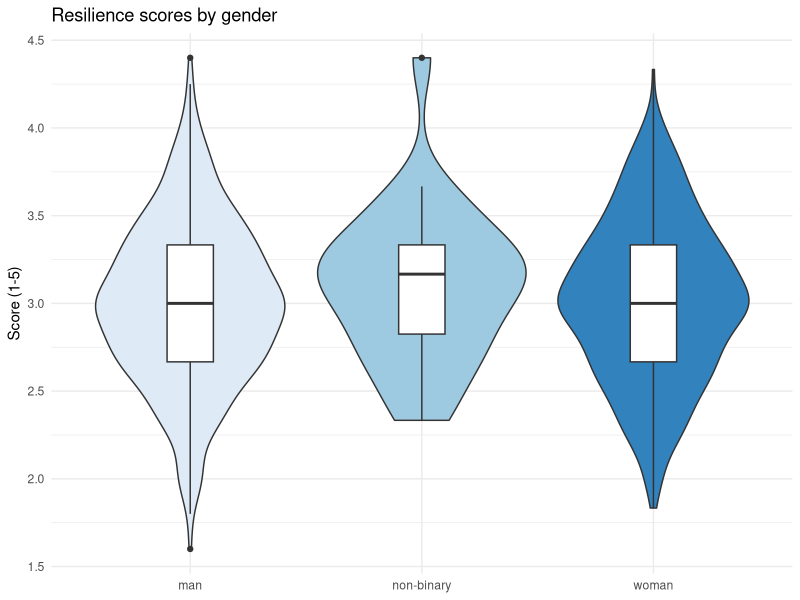
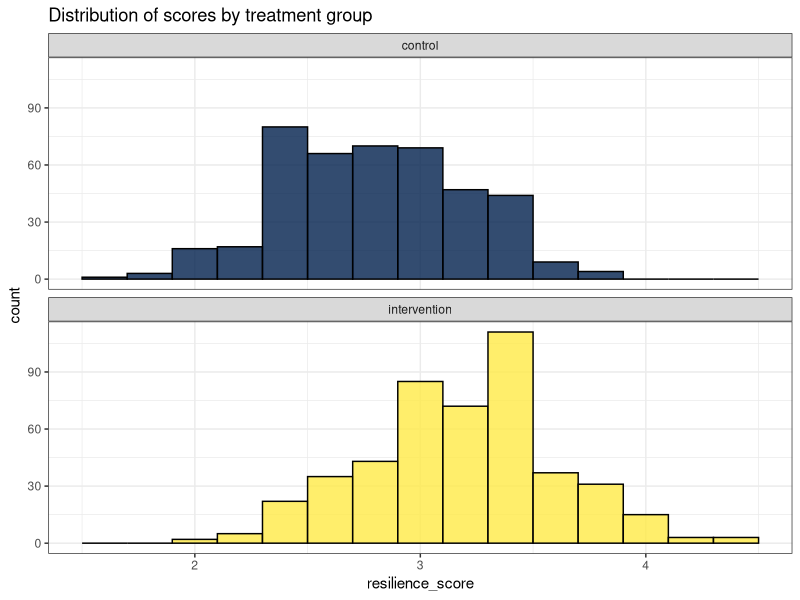
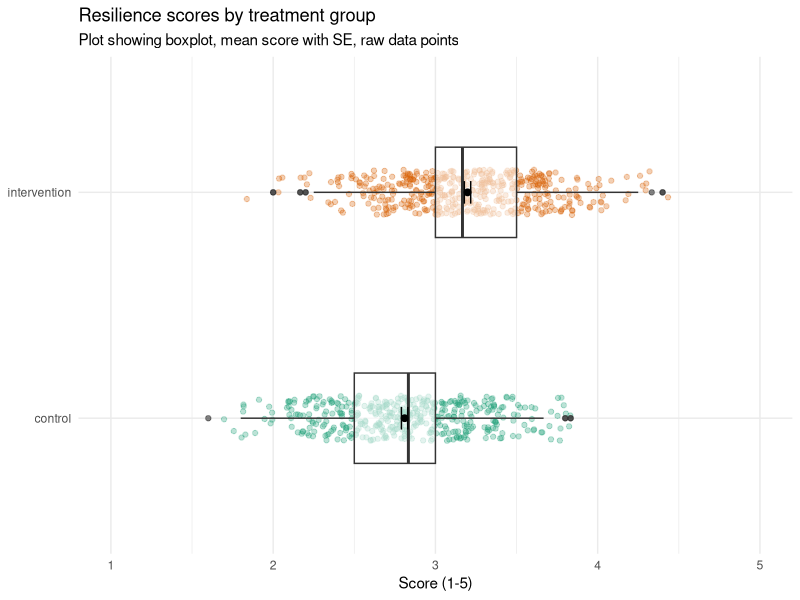

The R script that drew these images, in order:
## ---- chunk 1
library(tidyverse)
demo_data <- read_csv("data/resilience/demographic_data.csv")
q_data <- read_csv("data/resilience/questionnaire_data.csv")
scoring <- read_csv("data/resilience/scoring.csv")

## ---- chunk 2
demo_cleaned <- demo_data %>%
  mutate(treatment = factor(treatment, # the variable you're converting
                            levels = c(1,2), # original values
                            labels = c("control", "intervention"))) # new labels
## ---- chunk 3
demo_cleaned <- demo_data %>%
  mutate(treatment = factor(treatment, 
                            levels = c(1,2), 
                            labels = c("control", "intervention")),
         gender = as.factor(gender)) # simpler version when no need to update labels
## ---- chunk 4
demo_cleaned <- demo_data %>%
  mutate(treatment = factor(treatment, 
                            levels = c(1,2), 
                            labels = c("control", "intervention")),
         gender = as.factor(gender),
         participant_ID = as.character(participant_ID)) # convert to character
## ---- chunk 5
q_cleaned <- q_data %>%
  mutate(participant_ID = as.character(participant_ID))
## ---- chunk 6
dat_wide <- inner_join(x = demo_cleaned, y = q_cleaned, by = "participant_ID") 
## ---- chunk 7
dat_long <- dat_wide %>%
  pivot_longer(cols = bounce_back_quickly:long_time_over_setbacks, 
               names_to = "item", 
               values_to = "response")
  
## ---- chunk 8
dat <- inner_join(x = dat_long, y = scoring, by = c("item", "response"))
## ---- chunk 9
dat_scores <- dat %>%
  group_by(participant_ID, age, gender, treatment) %>%
  summarise(resilience_score = mean(score, na.rm = TRUE)) %>%
  ungroup()
## ---- chunk 10
dat_scores %>%
  group_by(gender) %>%
  summarise(group_score = mean(resilience_score, na.rm = TRUE)) %>%
  ungroup()
## ---- chunk 11
dat_scores %>%
  group_by(treatment) %>%
  summarise(group_score = mean(resilience_score, na.rm = TRUE))%>%
  ungroup()
## ---- chunk 12
ggplot(dat_scores, aes(x = gender, y = resilience_score, fill = gender)) +
  geom_violin() +
  geom_boxplot(width=.2, fill = "white") +
  theme_minimal() +
  scale_fill_brewer() +
  guides(fill = "none") +
  labs(title = "Resilience scores by gender", y = "Score (1-5)", x = NULL)
## ---- chunk 13
ggplot(dat_scores, aes(x = resilience_score, fill = treatment)) +
  geom_histogram(binwidth = .2, colour = "black", alpha = .8) +
  facet_wrap(~treatment, nrow= 2)+
  guides(fill = "none") +
  labs(title = "Distribution of scores by treatment group")+
  scale_fill_viridis_d(option = "E") +
  theme_bw()
## ---- chunk 14
ggplot(dat_scores, aes(x = treatment, y = resilience_score)) +
  geom_jitter(width = .1, height = .2, alpha = .3, aes(colour = treatment)) +
  geom_boxplot(width = .4, alpha = .6) +
  stat_summary(geom = "point", 
               fun = "mean", 
               size = 2, colour = "black") +
  stat_summary(geom = "errorbar", 
               fun.data = "mean_se", 
               colour = "black", width = .1) +
theme_minimal() +
  coord_flip(ylim = c(1,5)) +
  guides(colour = "none") +
  labs(title = "Resilience scores by treatment group", subtitle = "Plot showing boxplot, mean score with SE, raw data points", x = NULL, y = "Score (1-5)") +
  scale_colour_brewer(palette = "Dark2") 
